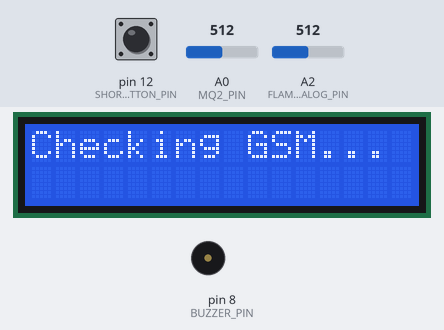
Recording of a sketch running on a simulated Arduino Uno, built with avr-gcc and run on an emulated ATmega328P. Parts: 16×2 character LCD, buzzer (waves = sounding, pin HIGH). Inputs (shaded band) come from the test bench; at power-on: pin 12 (SHORT_BUTTON_PIN) HIGH, A0 (MQ2_PIN) = 512, A2 (FLAME_ANALOG_PIN) = 512. No MQTT or app messages arrive unless stated; the modem accepts every AT command (registered, SIM ready, sends succeed) and sends nothing else; what the sketch prints to the serial monitor is not drawn.

Above: at 1.8 s.
At 17.5 s:
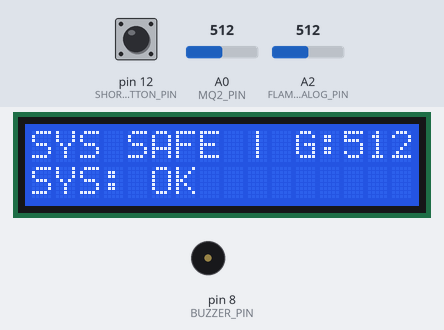
17.6 s: pin 12 (SHORT_BUTTON_PIN) pulled LOW for 1 s
At 19.8 s:
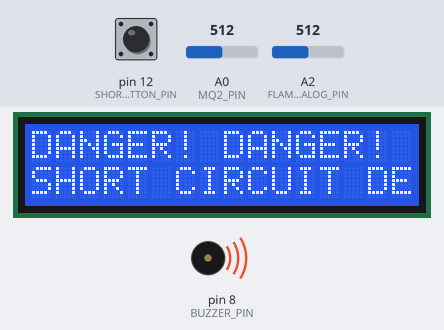
22.4 s: A0 (MQ2_PIN) set to 530
At 24.4 s:
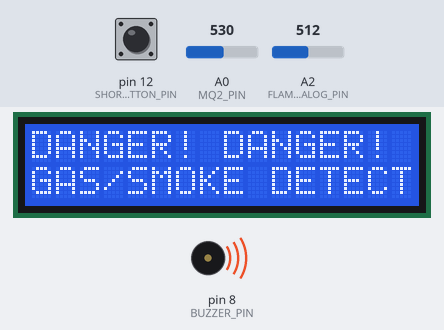
24.7 s: A2 (FLAME_ANALOG_PIN) set to 109
28.5 s: A2 (FLAME_ANALOG_PIN) set to 96
At 29.8 s:
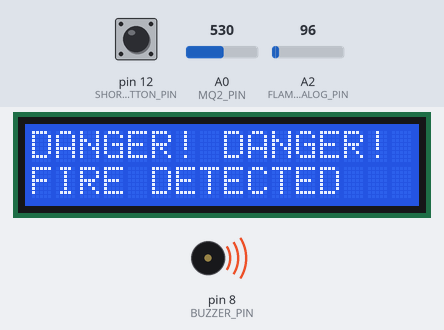
Timing chart, 0 to 31.5 s (numbered marks = the images above; inputs shaded):
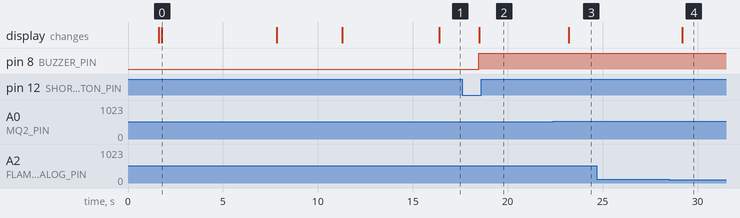

Measured:
- the behaviour switches between 520 and 521 on A0 (MQ2_PIN) (found by bisection; images 2 and 3)
- the behaviour switches between 101 and 100 on A2 (FLAME_ANALOG_PIN) (found by bisection; images 3 and 4)
- after the input at 17.6 s, pin 8 (BUZZER_PIN): LOW → HIGH after 0.89 s; the display: changes after 0.91 s (image 2)
- after the input at 22.4 s, pin 8 (BUZZER_PIN): stays HIGH (without the input it goes to LOW after 0.86 s); the display: changes after 0.81 s (image 3)
- after the input at 24.7 s, every drawn part: stays the same
- after the input at 28.5 s, the display: changes after 0.70 s (image 4)
- what the display in image 0 shows lasts 6.0 s, from 1.8 s to 7.8 s

The sketch:

smartguard.ino
```cpp
#include <Wire.h>
#include <LiquidCrystal_I2C.h>
#include <Adafruit_INA219.h>
#include <SoftwareSerial.h>

#define TINY_GSM_MODEM_SIM800   // MUST come before TinyGsmClient.h include

#include <TinyGsmClient.h>
#include <PubSubClient.h>

// ==========================================
// USER CONFIGURATIONS
// ==========================================
const char EMERGENCY_PHONE[] = "+256787833543";
const char INSTALLED_LOCATION[] = "Plot 12, Kampala Road, Kampala, Uganda";

// Dynamic Safety Thresholds
const int MQ2_THRESHOLD = 520;
const int FLAME_DANGER_THRESHOLD = 100;

// Pin Allocations
const int MQ2_PIN = A0;
const int ACS712_PIN = A1;
const int FLAME_ANALOG_PIN = A2;
const int BUZZER_PIN = 8;
const int SHORT_BUTTON_PIN = 12;

// Objects
LiquidCrystal_I2C lcd(0x27, 16, 2);
Adafruit_INA219 ina219;
SoftwareSerial gsmSerial(2, 3); // RX, TX

// --- Cellular & MQTT Objects ---
TinyGsm modem(gsmSerial);
TinyGsmClient client(modem);
PubSubClient mqttClient(client);

// MTN UGANDA APN SETTINGS
const char apn[]  = "internet";
const char user[] = "";
const char pass[] = "";

// --- 2-TIER BROKER FALLBACK (trimmed from 4 to save flash) ---
const char* mqtt_servers[] = {
  "test.mosquitto.org",   // PRIMARY
  "broker.emqx.io"        // FALLBACK
};
const int NUM_BROKERS = 2;
int current_broker_index = 0;

const int mqtt_port = 1883;
const char* mqtt_topic_alerts = "smartguard/alerts";
const char* mqtt_topic_commands = "smartguard/commands";
const char* mqtt_client_id = "smartguard_kla_01";

// Component Online/Offline Flags
bool gsmOnline = false;
bool ina219Online = false;
bool mq2Online = false;
bool acs712Online = false;
bool flameOnline = false;

// Alert Logic
bool hazardDetected = false;
const char* hazardType = "";
unsigned long lastSensorReadTime = 0;
const unsigned long sensorInterval = 1000;

bool smsSent = false;
bool callPlaced = false;
unsigned long hazardStartTime = 0;
unsigned long lastGsmErrorTime = 0;
const unsigned long GSM_ERROR_INTERVAL = 5000;

// Global sensor values for MQTT publishing
int currentGas = 0;
int currentFlame = 1023;
unsigned long lastMqttPublish = 0;

// NEW: how often to publish telemetry while system is SAFE (ms)
const unsigned long TELEMETRY_INTERVAL = 5000;

void setup() {
  Serial.begin(9600);
  gsmSerial.begin(9600);

  pinMode(BUZZER_PIN, OUTPUT);
  digitalWrite(BUZZER_PIN, LOW);
  pinMode(SHORT_BUTTON_PIN, INPUT_PULLUP);

  lcd.init();
  lcd.backlight();
  lcd.setCursor(0, 0);
  lcd.print(F("SYSTEM STARTUP"));
  lcd.setCursor(0, 1);
  lcd.print(F("DIAGNOSTICS..."));
  delay(1500);

  runHardwareSelfTest();

  if (gsmOnline) {
    Serial.println(F("Initializing GPRS & MQTT..."));
    lcd.clear();
    lcd.print(F("Connecting GPRS..."));

    if (modem.gprsConnect(apn, user, pass) == 1) {
      Serial.println(F("[ OK ] GPRS Connected."));

      delay(3000); // let PDP context stabilize

      if (modem.isGprsConnected()) {
        Serial.println(F("[ OK ] GPRS data path verified."));
      } else {
        Serial.println(F("[WARN] GPRS connected but data path unclear."));
      }

      int signalQuality = checkSignalQuality();
      Serial.print(F("[INFO] Signal Quality (CSQ): "));
      Serial.println(signalQuality);

      if (signalQuality < 10) {
        Serial.println(F("[WARN] Weak signal - timeouts may occur"));
        lcd.setCursor(0, 1);
        lcd.print(F("Weak Signal!"));
        delay(2000);
      }

      mqttClient.setSocketTimeout(30);
      mqttClient.setServer(mqtt_servers[current_broker_index], mqtt_port);
      mqttClient.setCallback(mqttCallback);

      reconnectMQTT();
    } else {
      Serial.println(F("[ERR!] GPRS Connection Failed. Check Data Bundle."));
      lcd.setCursor(0, 1);
      lcd.print(F("GPRS Failed"));
    }
  }
}

void loop() {
  if (gsmOnline && !mqttClient.connected()) {
    reconnectMQTT();
  }
  if (gsmOnline) {
    mqttClient.loop();
  }

  unsigned long currentMillis = millis();

  if (currentMillis - lastSensorReadTime >= sensorInterval) {
    lastSensorReadTime = currentMillis;
    runDiagnosticLoop();
  }

  if (hazardDetected) {
    executeAlarmSequence(currentMillis);
  } else {
    digitalWrite(BUZZER_PIN, LOW);
    smsSent = false;
    callPlaced = false;
  }
}

// ==========================================
// SIGNAL QUALITY CHECK FUNCTION
// ==========================================
int checkSignalQuality() {
  gsmSerial.println(F("AT+CSQ"));
  delay(1000);

  String response = gsmSerial.readString();

  int csqIndex = response.indexOf("+CSQ:");
  if (csqIndex >= 0) {
    int commaIndex = response.indexOf(',', csqIndex);
    if (commaIndex > csqIndex) {
      String rssiStr = response.substring(csqIndex + 5, commaIndex);
      return rssiStr.toInt();
    }
  }
  return -1;
}

// ==========================================
// RIGOROUS HARDWARE SELF-TEST
// ==========================================
void runHardwareSelfTest() {
  Serial.println(F("\n=== BEGINNING HARDWARE DIAGNOSTIC CHECKS ==="));
  lcd.clear();
  lcd.print(F("Testing Sensors.."));

  if (ina219.begin()) {
    ina219Online = true;
    Serial.println(F("[ OK ] INA219: Communication established."));
  } else {
    ina219Online = false;
    Serial.println(F("[ERR!] INA219: Sensor NOT detected! Check I2C wiring."));
  }

  int rawMQ2 = analogRead(MQ2_PIN);
  int rawACS = analogRead(ACS712_PIN);
  int rawFlame = analogRead(FLAME_ANALOG_PIN);

  if (rawMQ2 > 10 && rawMQ2 < 1015) { mq2Online = true; Serial.println(F("[ OK ] MQ-2 Sensor: Wired & ready.")); }
  else { mq2Online = false; Serial.println(F("[ERR!] MQ-2 Sensor: Faulty.")); }

  if (rawACS > 400 && rawACS < 600) { acs712Online = true; Serial.println(F("[ OK ] ACS712 Sensor: Wired & ready.")); }
  else { acs712Online = false; Serial.println(F("[ERR!] ACS712 Sensor: Faulty.")); }

  if (rawFlame > 5 && rawFlame < 1020) { flameOnline = true; Serial.println(F("[ OK ] Flame Sensor: Wired & ready.")); }
  else { flameOnline = false; Serial.println(F("[ERR!] Flame Sensor: Faulty.")); }

  Serial.println(F("Testing GSM SIM800L..."));
  lcd.clear();
  lcd.print(F("Checking GSM..."));

  gsmSerial.println(F("AT"));
  delay(1000);
  if (gsmSerial.available() > 0) {
    String response = gsmSerial.readString();
    if (response.indexOf("OK") != -1) {
      Serial.println(F("[ OK ] GSM module responding."));
      gsmSerial.println(F("AT+CPIN?"));
      delay(1000);
      response = gsmSerial.readString();
      if (response.indexOf("READY") != -1) {
        Serial.println(F("[ OK ] SIM card unlocked & ready."));
        gsmSerial.println(F("AT+CREG?"));
        delay(1000);
        response = gsmSerial.readString();
        if (response.indexOf("+CREG: 0,1") != -1 || response.indexOf("+CREG: 0,5") != -1) {
          gsmOnline = true;
          Serial.println(F("[ OK ] Network Registration: Connected."));
        } else {
          Serial.println(F("[ERR!] GSM: No network signal registration."));
        }
      } else {
        Serial.println(F("[ERR!] GSM: SIM Card missing or locked."));
      }
    }
  } else {
    Serial.println(F("[ERR!] GSM: No communication. Verify RX/TX Pins."));
  }

  lcd.clear();
  lcd.setCursor(0, 0);
  lcd.print(F("Sensors: "));
  lcd.print(mq2Online && flameOnline && acs712Online ? F("OK") : F("ERR"));
  lcd.setCursor(0, 1);
  lcd.print(F("GSM Network: "));
  lcd.print(gsmOnline ? F("READY") : F("FAIL"));
  delay(3000);

  if (gsmOnline) {
    gsmSerial.println(F("AT+CMGF=1"));
    delay(200);
    gsmSerial.println(F("AT+CLIP=1"));
    delay(200);
  }
}

// ==========================================
// REAL-TIME SENSOR DIAGNOSTIC ROUTINE
// ==========================================
void runDiagnosticLoop() {
  currentGas = 0;
  currentFlame = 1023;

  Serial.print(F("SYS_DIAG: "));

  if (mq2Online) {
    currentGas = analogRead(MQ2_PIN);
    Serial.print(F("Gas: ")); Serial.print(currentGas); Serial.print(F(" | "));
  }

  if (flameOnline) {
    currentFlame = analogRead(FLAME_ANALOG_PIN);
    Serial.print(F("Flame: ")); Serial.print(currentFlame); Serial.print(F(" | "));
  }

  bool shortButtonPressed = (digitalRead(SHORT_BUTTON_PIN) == LOW);
  Serial.print(F("Short Circuit: "));
  Serial.println(shortButtonPressed ? F("YES") : F("NO"));

  if (flameOnline && currentFlame <= FLAME_DANGER_THRESHOLD) {
    triggerHazard("FIRE");
  } else if (mq2Online && currentGas > MQ2_THRESHOLD) {
    triggerHazard("GAS/SMOKE");
  } else if (shortButtonPressed) {
    triggerHazard("SHORT CIRCUIT");
  } else {
    hazardDetected = false;
    hazardType = "";
    displaySafeStatus(currentGas);

    // NEW: publish periodic telemetry so the app can track readings
    // even when the system is in a SAFE state (not just during hazards)
    unsigned long now = millis();
    if (gsmOnline && (now - lastMqttPublish > TELEMETRY_INTERVAL)) {
      publishMQTTAlert("NORMAL", currentGas, currentFlame);
      lastMqttPublish = now;
    }
  }
}

// ==========================================
// ALARM DISPATCH SYSTEM
// ==========================================
void triggerHazard(const char* type) {
  if (!hazardDetected) {
    hazardStartTime = millis();
    publishMQTTAlert(type, currentGas, currentFlame);
  }
  hazardDetected = true;
  hazardType = type;

  lcd.clear();
  lcd.setCursor(0, 0);
  lcd.print(F("DANGER! DANGER!"));
  lcd.setCursor(0, 1);
  lcd.print(type);
  lcd.print(F(" DETECTED"));
}

void executeAlarmSequence(unsigned long currentMillis) {
  digitalWrite(BUZZER_PIN, HIGH);

  if (currentMillis - lastMqttPublish > 5000) {
    publishMQTTAlert(hazardType, currentGas, currentFlame);
    lastMqttPublish = currentMillis;
  }

  if (gsmOnline) {
    if (!smsSent) {
      sendSMSAlert();
      smsSent = true;
    }
    if (smsSent && !callPlaced && (currentMillis - hazardStartTime > 10000)) {
      placeEmergencyCall();
      callPlaced = true;
    }
  } else {
    if (currentMillis - lastGsmErrorTime > GSM_ERROR_INTERVAL) {
      Serial.println(F("[CRITICAL] Hazard active but GSM is OFFLINE!"));
      lastGsmErrorTime = currentMillis;
    }
  }
}

// ==========================================
// SCREEN UTILITIES
// ==========================================
void displaySafeStatus(int gas) {
  lcd.clear();
  lcd.setCursor(0, 0);
  lcd.print(F("SYS SAFE | G:"));
  if (mq2Online) lcd.print(gas);
  else lcd.print(F("NA"));
  lcd.setCursor(0, 1);
  lcd.print(F("SYS: OK"));
}

// ==========================================
// SMS AND DIALING ROUTINES
// ==========================================
void sendSMSAlert() {
  Serial.println(F("Sending Emergency SMS..."));
  gsmSerial.print(F("AT+CMGS=\""));
  gsmSerial.print(EMERGENCY_PHONE);
  gsmSerial.println(F("\""));
  delay(1000);
  gsmSerial.print(F("CRITICAL EMERGENCY ALERT!\nHazard: "));
  gsmSerial.print(hazardType);
  gsmSerial.print(F(" detected.\nLocation: "));
  gsmSerial.print(INSTALLED_LOCATION);
  gsmSerial.print(F("\nAction Required: Immediate Evacuation!"));
  delay(500);
  gsmSerial.write(26);
  delay(3000);
  Serial.println(F("SMS Process complete."));
}

void placeEmergencyCall() {
  Serial.println(F("Placing Voice Call..."));
  gsmSerial.print(F("ATD"));
  gsmSerial.print(EMERGENCY_PHONE);
  gsmSerial.println(F(";"));
  delay(100);
  Serial.println(F("Call initiated."));
}

// ==========================================
// MQTT FUNCTIONS (broker fallback + timeout fix)
// ==========================================
void reconnectMQTT() {
  while (!mqttClient.connected()) {
    Serial.print(F("Attempting MQTT connection to "));
    Serial.println(mqtt_servers[current_broker_index]);

    mqttClient.setServer(mqtt_servers[current_broker_index], mqtt_port);

    if (mqttClient.connect(mqtt_client_id)) {
      Serial.println(F("connected!"));
      mqttClient.subscribe(mqtt_topic_commands, 1);
      lcd.setCursor(0, 1);
      lcd.print(F("MQTT Connected! "));
      current_broker_index = 0;
    } else {
      Serial.print(F("failed, rc="));
      Serial.print(mqttClient.state());
      Serial.println(F(" switching broker..."));

      current_broker_index = (current_broker_index + 1) % NUM_BROKERS;
      delay(5000);
    }
  }
}

// NEW: manual JSON build (removes ArduinoJson dependency to save flash)
void publishMQTTAlert(const char* status, int gas, int flame) {
  if (!mqttClient.connected()) return;

  char jsonBuffer[128];
  snprintf(jsonBuffer, sizeof(jsonBuffer),
           "{\"status\":\"%s\",\"gas\":%d,\"flame\":%d,\"timestamp\":%lu}",
           status, gas, flame, millis());

  if (mqttClient.publish(mqtt_topic_alerts, jsonBuffer)) {
    Serial.print(F("Published MQTT: "));
    Serial.println(jsonBuffer);
  }
}

// Listen for commands from the Flutter App
void mqttCallback(char* topic, byte* payload, unsigned int length) {
  String message;
  for (int i = 0; i < length; i++) {
    message += (char)payload[i];
  }

  Serial.print(F("MQTT Command Received: "));
  Serial.println(message);

  if (message.indexOf("silence_buzzer") >= 0) {
    Serial.println(F(">>> REMOTE SILENCE TRIGGERED <<<"));
    digitalWrite(BUZZER_PIN, LOW);
    hazardDetected = false;
    hazardType = "";
    smsSent = false;
    callPlaced = false;

    lcd.clear();
    lcd.setCursor(0, 0);
    lcd.print(F("ALARM SILENCED"));
    lcd.setCursor(0, 1);
    lcd.print(F("Via Mobile App"));
    delay(3000);

    publishMQTTAlert("SILENCED", currentGas, currentFlame);
  }
}
```
